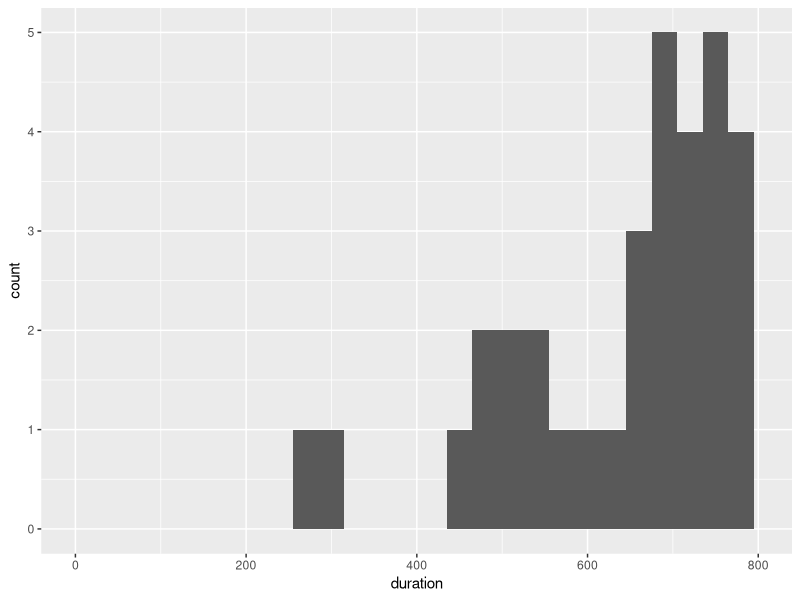

Source code (R):
### DATA PREPARATION FOR PHASE 2 DATA ###

library(magrittr)
library(ggplot2)

# read in data file
phase2_data <- readxl::read_excel(here::here("data", "setc_data.xlsx"))

# remove unnecessary subheadings
phase2_data <- dplyr::slice(phase2_data, -1, -2)

# store initial N
p2_initial_n <- nrow(phase2_data)

# remove unnecessary columns
phase2_data %<>% 
  dplyr::select(-EndDate, -Finished, -Status, -RecordedDate, -ResponseId, -DistributionChannel, -UserLanguage, -`Create New Field or Choose From Dropdown...`, -id)

# convert variable names to lower case
names(phase2_data) <- tolower(names(phase2_data))

# remove spaces in variable names
names(phase2_data) <- stringr::str_replace_all(names(phase2_data), " ", "_")

# remove cases where consent was not given
p2_no_consent <- phase2_data %>% dplyr::filter(q1.2 == "2")
phase2_data %<>% dplyr::filter(q1.2 == "1")

# convert progress variable to numeric format
phase2_data$progress <- as.numeric(phase2_data$progress)

# retain only cases where more than 10% progress (i.e. completed more than just the ID question) was recorded
p2_no_responses <- phase2_data %>% dplyr::filter(progress <= 10)
phase2_data %<>% dplyr::filter(progress > 10)

# identify duplicate cases by self-generated id code
dups <- phase2_data[duplicated(phase2_data$q2.1)|duplicated(phase2_data$q2.1, fromLast = TRUE),]

# sort by id code
dups %>% dplyr::arrange(q2.1)

# remove duplicates
p2_duplicates <- phase2_data %>% dplyr::filter(startdate == "44140.145324074074" | startdate == "44282.673946759256")
phase2_data %<>% dplyr::filter(startdate != "44140.145324074074", startdate != "44282.673946759256")

# identify & remove speeders

# rename `duration_(in_seconds)` variable
phase2_data %<>%
  dplyr::rename(duration = `duration_(in_seconds)`)

# convert required variables to numeric
phase2_data$duration <- as.numeric(phase2_data$duration)
phase2_data$q6.2_page_submit <- as.numeric(phase2_data$q6.2_page_submit)
phase2_data$q7.2_page_submit <- as.numeric(phase2_data$q7.2_page_submit)

# check the distribution of the time taken to complete the survey to identify the cut-off time for speedy responders
speed_plot <- ggplot(phase2_data, aes(duration)) +
  geom_histogram(binwidth = 30) +
  xlim(0, 800)
speed_plot

# there appears to be a break at around 480s but we will use the more conservative estimate of 520s as determined by and used in the phase 1 data because there is a larger sample size which is presumably more accurate

# establish the % of the survey completed by each participant
# ncol-3 is used to ignore the Qualtrics metadata still in the dataset
phase2_data %<>%
  dplyr::mutate(percent_complete = 100/(ncol(.)-3)*apply(., MARGIN = 1, function(x) sum(!is.na(x))))

# calculate a new variable (a) which contains the no. of seconds taken to complete the survey (duration) minus the no. of seconds taken to complete the MCQs
phase2_data %<>% 
  dplyr::mutate(a = ifelse(is.na(q6.2_page_submit), 
                           duration - q7.2_page_submit, 
                           duration - q6.2_page_submit))   

# calculate the rate at which participants completed 1% of the survey and store that in a new variable (b)
phase2_data %<>% dplyr::mutate(b = a/percent_complete)


# calculate the difference between the expected plausible rate (5.20) and the actual rate and store that in a new variable (c)
phase2_data %<>% dplyr::mutate(c = b - 5.20)

# if the difference (c) is greater than 0, the participant will have completed the survey faster than has been deemed plausible and will be removed

# first, we want to store the suspected speeders in a new object so that we can run further checks on them

# store cases where c is below zero 
p2_speeders <- phase2_data %>% dplyr::filter(c < 0)

# check that the speeders are not being removed simply because there is a large % missing (which might happen if it takes significantly less time to skip questions than to respond to them)

apply(p2_speeders, MARGIN = 1, function(x) sum(is.na(x)))
apply(phase2_data, MARGIN = 1, function(x) sum(is.na(x)))

# the no. missing for speeders seems consistent with the no. missing in the retained data so there is no concern that we are screening participants out unnecessarily

# retain cases where c is greater or equal to zero 
phase2_data %<>% dplyr::filter(c >= 0 | is.na(c))

# Qualtrics did not create a variable that indicates which of the conditions (mcq test: stats, maths) participants were allocated to so we need to create such a variable

# participants that took the maths mcq will have NA values for the variable which records the time they submitted the answers to the stats mcq questions ('Page Submit') and vice-versa
# the 'Page Submit' variables will, therefore, be used to identify which mcq test participants took and stored as a new categorical variable
# participants that did not progress through to the mcq stage of the survey will have NAs for both the maths and stats versions of the 'Page Submit' variable and these will be stored as NA in the new mcq variable
phase2_data %<>% 
  dplyr::mutate(mcq = dplyr::case_when(
    is.na(q6.2_page_submit) & is.na(q7.2_page_submit) ~ "NA",
    !is.na(q6.2_page_submit) ~ "stats", 
    !is.na(q7.2_page_submit) ~ "maths")
  )

# change the id codes to enhance anonymity and ensure consistency of id data.
# stupidly, I forgot to set the seed
phase2_data %<>% dplyr::rename(id = q2.1)
phase2_data$id <- stringi::stri_rand_strings(n = 245, length = 5)

#remove the variables only needed in the data preparation stage
phase2_data %<>% dplyr::select(-startdate, -progress, -duration, -q1.2, -q6.2_first_click:-q6.2_click_count, -q7.2_first_click:-q7.2_click_count, -a, -b, -c, -percent_complete, -sc0)

# create cleaned data file (uncomment if need to recreate, but note the id vars will be different)
# readr::write_csv(phase2_data, here::here("data", "phase2_data.csv"), col_names = T)